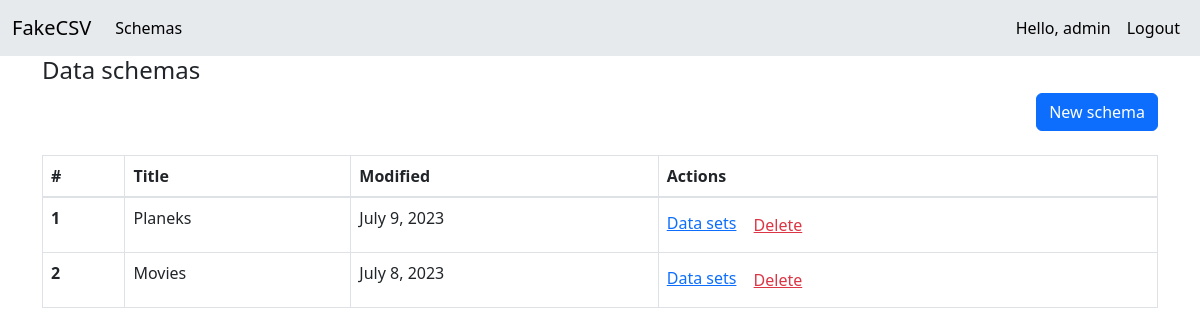
/data-schemas (signed in), run on an earlier commit of the app's database.
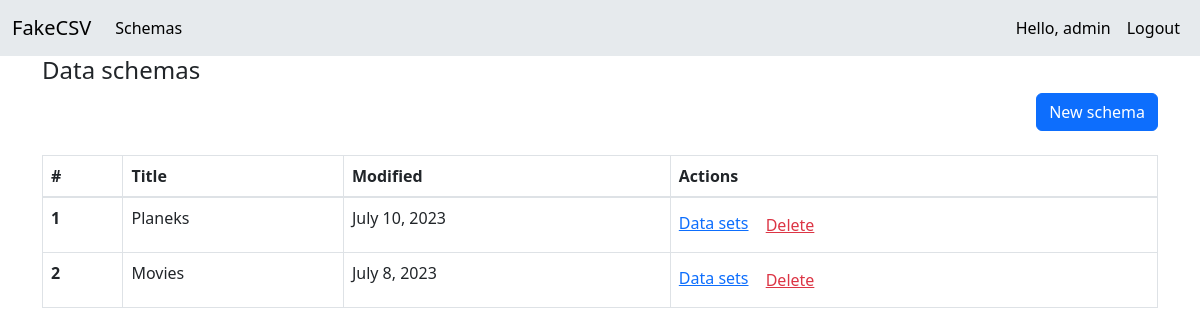
And on a later commit of the database.
### CSV_converter/models.py (models this page shows, shortened)
class Schema(models.Model):
    user = models.ForeignKey(User, on_delete=models.CASCADE, default=1)
    name = models.CharField(max_length=255)
    column_separator = models.CharField(max_length=255)
    string_character = models.CharField(max_length=255)
    modified = models.DateField(auto_now=True)

### CSV_converter/views.py (the view, shortened to what this page needs)
# urls.py: path('data-schemas', views.data_schemas, name='data_schemas'),
@login_required
def data_schemas(request):
    data_schemas = Schema.objects.filter(user=request.user)
    data_schemas_dict = {'schemas': data_schemas}
    return render(request, "data_schemas.html", data_schemas_dict)

### CSV_converter/templates/data_schemas.html (shortened to what this page needs)
{% extends 'base.html' %}
{% block content %}
    <h4>Data schemas</h4>
    <div class="d-grid gap-2 d-md-flex justify-content-md-end">
        <a class="btn btn-primary" href="{% url 'new_schema' %}" role="button">New schema</a>
    </div>
    <br>
    <table class="table table-bordered">
        <thead>
        <tr>
            <th scope="col">#</th>
            <th scope="col">Title</th>
            <th scope="col">Modified</th>
            <th scope="col">Actions</th>
        </tr>
        </thead>
        <tbody>
            <form method="post">
                {% for schema in schemas %}
                <tr id="schema-row-{{ schema.id }}">
                    <th scope="row">{{ forloop.counter }}</th>
                    <td name="title">{{ schema.name }}</td>
                    <td>{{ schema.modified }}</td>
                    <td>
                        <a href="{% url 'data_sets' name=schema.name %}">Data sets</a>
                        <button class="btn btn-link text-danger delete-schema-btn" data-schema-id="{{ schema.id }}" type="button">Delete</button>
                    </td>
                </tr>
                {% endfor %}
            </form>
        </tbody>
    </table>
{% endblock %}

### CSV_converter/templates/base.html (shortened to what this page needs)
<!DOCTYPE html>
<html lang="en">
<head>
    <link rel="stylesheet" href="https://stackpath.bootstrapcdn.com/bootstrap/4.5.0/css/bootstrap.min.css"
>
    <link href="https://cdn.jsdelivr.net/npm/bootstrap@5.3.0/dist/css/bootstrap.min.css" rel="stylesheet">
</head>
<body class="override">
  {% include 'partials/_header.html' %}
  <main role="main">
    <div class="container center-content">
      {% block content %}
      {% endblock %}
    </div>
  </main>
</body>
</html>

### CSV_converter/templates/partials/_header.html (shortened to what this page needs)
<nav class="navbar navbar-expand-lg sticky-top" style="background-color: #e6eaed;" role="navigation">
    <div class="container-fluid">
      <span class="navbar-brand mb-0 h1">FakeCSV</span>
      <div class="collapse navbar-collapse" id="navbarSupportedContent">
        {% if user.is_authenticated %}
        <ul class="navbar-nav me-auto mb-2 mb-lg-0">
          <li class="nav-item">
            <a class="nav-link active" aria-current="page" href="{% url 'data_schemas' %}">Schemas</a>
          </li>
        </ul>
        <ul class="navbar-nav ml-auto">
            <li class="nav-item">
              <a class="nav-link active" aria-current="page" href="{% url 'profile' %}">Hello, {{ user.username }}</a>
            </li>
            <li class="nav-item">
              <a class="nav-link active" aria-current="page" href="{% url 'logout' %}">Logout</a>
            </li>
        </ul>
        {% endif %}
      </div>
    </div>
</nav>

What changed in the data, as far as the page shows it:
changed Schema "Planeks": modified "July 9, 2023" → "July 10, 2023"
